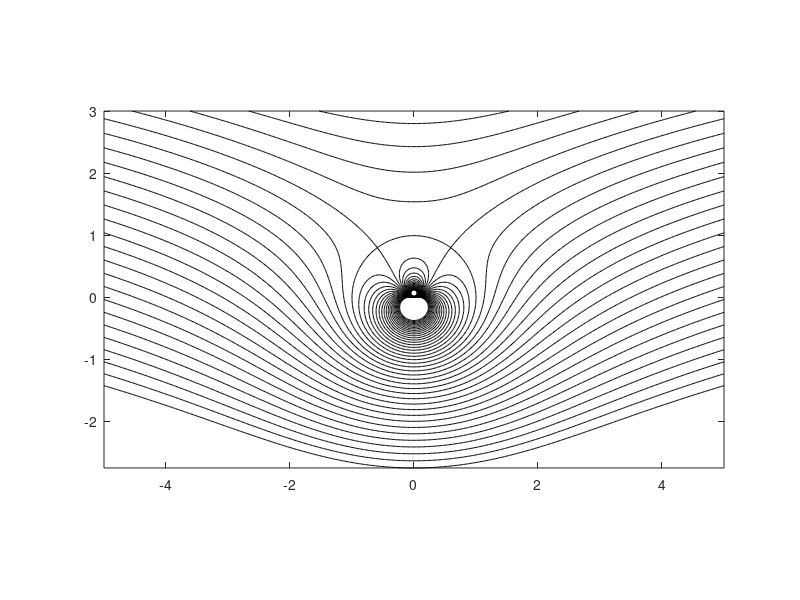

This chart was generated by the following MATLAB code:
%V = input('what is V')
clear all
mu = 1; gam = 10; V = 1.0 ;  %-4*3.173
x = -5:.02:5;
y = -3:.02:3;
for m = 1:length(x)
for n = 1:length(y)
   xx(m,n) = x(m); yy(m,n) = y(n);
   psis(m,n) = V * y(n) - mu * y(n)/(x(m)*x(m)+(y(n)+.01)*(y(n)+0.01)) ...
- (gam/4/pi)*log( (x(m)*x(m)+(y(n)+.01)*(y(n)+.01))/(mu/V) );
end
end
contour(xx,yy,psis,[-4:0.2:4],"k"); axis image
